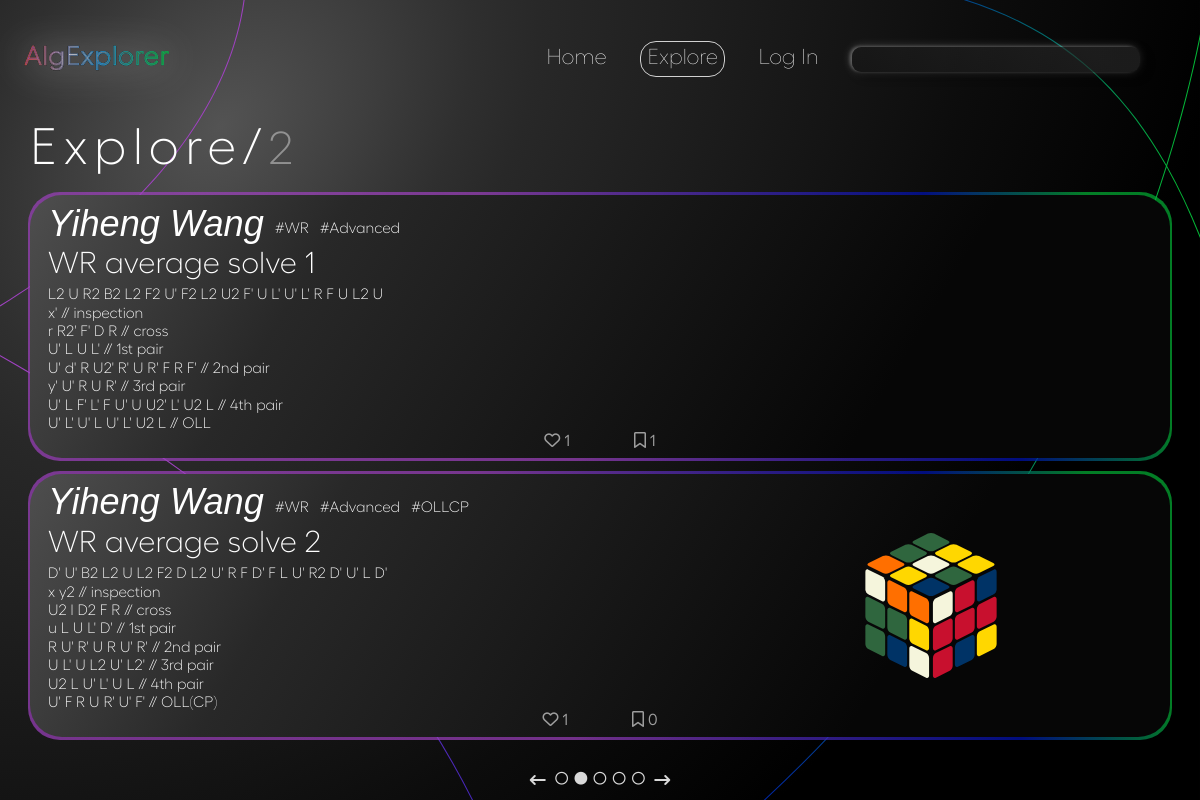
Screenshot of /solves/explore/?page=2 with the database file from the repository.
### algorithms/models.py (models this page shows, shortened)
class Algorithm(models.Model):
    id = models.UUIDField(default=uuid.uuid4, unique=True, primary_key=True, editable=False)
    date_added = models.DateTimeField(auto_now_add=True)
    owner = models.ForeignKey(Profile, null=True, blank=True, on_delete=models.CASCADE)
    solver = models.CharField(max_length=50)
    description = models.CharField(null=True, blank=True, max_length=50, default="-")
    scramble = models.CharField(default="", max_length=100, null=False, validators=[
        RegexValidator(
            regex = r"^([RLUDFBMESrludfbxyz]{1}([2]|[']|2')? +)*([RLUDFBMESrludfbxyz]{1}([2]|[']|2')? *){1}$",
            message = "Invalid scramble.",
            code = "invalid_scramble"
        )
    ])
    content = models.TextField(max_length=1000, null=False, validators=[
        RegexValidator(
            regex = r"^( |\n|//[^\n]*)*([RLUDFBMESrludfbxyz]{1}([2]|[']|2')?( |\n|//[^\n]*)+)*([RLUDFBMESrludfbxyz]{1}([2]|[']|2')?( |\n|//[^\n]*)*){1}$",
            message = "Invalid solve.",
            code = "invalid_solve",
            flags = M
        )
    ])
    tags = models.ManyToManyField("Tag", blank=True, related_name="algs")
    cube_state = models.CharField(editable=False, max_length=54, default="wwwwwwwwwyyyyyyyyyrrrrrrrrrooooooooogggggggggbbbbbbbbb")
    image = models.ImageField(editable=False, null=True, blank=True, upload_to="algorithms/", default="algorithms/default.svg")
    users_hearts = models.ManyToManyField(Profile, blank=True, related_name="hearted_algs")
    users_saved = models.ManyToManyField(Profile, blank=True, related_name="saved_algs")
    heart_count = models.IntegerField(default=0, blank=True, null=True)
    saved_count = models.IntegerField(default=0, blank=True, null=True)

class Tag(models.Model):
    id = models.UUIDField(default=uuid.uuid4, unique=True, primary_key=True, editable=False)
    date_added = models.DateTimeField(auto_now_add=True)
    name = models.CharField(max_length=200)
    def __str__(self):
        return self.name

### algorithms/views.py (the view)
# urls.py: path('solves/explore/', views.getExplore, name="explore-algs"),
def getExplore(request):
    allAlgs = Algorithm.objects.all()
    algs, tags_query = getAlgsByTag(request, allAlgs)
    algs, search_query = searchAlgs(algs, request)
    algs, custom_range, last_page = paginateAlgs(request, algs)
    tags_url = f'&tags={tags_query}' if tags_query != '' else ''
    search_url = f'&search_query={search_query}' if search_query != '' else ''
    curr_queries = tags_url + search_url
    curr_url = reverse('explore-algs')
    curr_page = int(request.GET.get('page')) if request.GET.get('page') is not None else 1
    context = {
            'algs' : algs,
            'search_query' : search_query,
            'tags_query' : tags_query,
            'custom_range' : custom_range,
            'curr_queries' : curr_queries,
            'curr_url' : curr_url,
            'curr_page' : curr_page,
            'last_page' : last_page,
            'next_page' : curr_page + 1,
            'prev_page' : curr_page - 1,
            'alltags' : Tag.objects.all(),
    }
    return render(request, 'algorithms/explore.html', context)

### algorithms/utils.py (called while the page is built, shortened)
def getAlgsByTag(request, algs):
    if not request.GET.get('tags'):
        return algs, ''

def searchAlgs(filtered_algs, request):
    search_query = ''
    if request.GET.get('search_query'):
        search_query = request.GET.get('search_query')
    algs = filtered_algs.distinct().filter(Q(solver__icontains=search_query) | Q(description__icontains=search_query))
    return algs, search_query

### algorithms/templates/algorithms/explore.html (shortened to what this page needs)
{% extends 'main.html' %}
{% load static %}
{% block includes %}
    <link rel="stylesheet" type="text/css" href="{% static 'algorithms/css/explore.css' %}">
{% endblock includes %}
{% block content %}
<div id="explore-bg-lines"></div>
<div id="content">
    <h2 id="explore-title">Explore/<span>{{curr_page}}</span></h2>
    {% for alg in algs %}
        <a href="{% url 'alg' alg.id %}" class="alg-card" data-id="{{alg.id}}">
            <div class="alg-card-content">
                <div class="alg-card-text">
                    <div class="alg-title-row">
                        <h3 class="solver-name">{{alg.solver}}</h3>
                        {% for tag in alg.tags.all|slice:":3" %}
                            <h5 class="alg-tag">#{{tag}}</h5>
                        {% endfor %}
                    </div>
                    <h4 class="alg-description">{{alg.description}}</h4>
                    <div class="alg-content">
                        {{alg.scramble}} <br>
                        {{alg.content|linebreaksbr}}
                    </div>
                </div>
                <div class="alg-card-views">
                    <div class="info-line">
                        {% if not request.user.is_authenticated %}
                            <div class="heart-info logged-out" data-hearted="0">
                                <i class="fa-regular fa-heart"></i>
                                <span>{{alg.heart_count}}</span>
                            </div>
                        {% elif request.user.profile not in alg.users_hearts.all %}
                            <div class="heart-info" data-hearted="0">
                                <i class="fa-regular fa-heart"></i>
                                <span>{{alg.heart_count}}</span>
                            </div>
                        {% else %}
                            <div class="heart-info" data-hearted="1">
                                <i class="fa-solid fa-heart"></i>
                                <span>{{alg.heart_count}}</span>
                            </div>
                        {% endif %}
                        {% if not request.user.is_authenticated %}
                        <div  class="saved-info logged-out" data-saved="0">
                            <i class="fa-regular fa-bookmark"></i>
                            <span>{{alg.saved_count}}</span>
                        </div>
                        {% elif request.user.profile not in alg.users_saved.all %}
                        <div class="saved-info" data-saved="0">
                            <i class="fa-regular fa-bookmark"></i>
                            <span>{{alg.saved_count}}</span>
                        </div>
                        {% else %}
                        <div class="saved-info" data-saved="1">
                            <i class="fa-solid fa-bookmark"></i>
                            <span>{{alg.saved_count}}</span>
                        </div>
                        {% endif %}
                    </div>
                </div>
                <div class="alg-card-cube">
                    <img class="alg-cube" src="{{alg.image.url}}" alt="">
                </div>
            </div>
        </a>
    {% endfor %}
    {% include 'algorithms/page-controls.html' with custom_range=custom_range curr_queries=curr_queries curr_page=curr_page %}
</div>
{% endblock content %}

### static/css/main.css (style rules this page uses)
:root { --text1: #fff; }
* { margin: 0; padding: 0; box-sizing: border-box; }
body { font-family: "Fellix", sans-serif; height: 100vh; width: 100vw; margin: 0; padding: 0; display: grid; grid-template-rows: repeat(9, 1fr); grid-template-columns: 100%; }

### static/css/navbar.css (style rules this page uses)
a { text-decoration: none; color: var(--text1); }

### algorithms/static/algorithms/css/explore.css (style rules this page uses)
body { background: no-repeat 0% 0% / cover url("/static/algorithms/backgrounds/explore-bg-gradient.svg"); }
#explore-bg-lines { position: fixed; left: 0; top: 0; z-index: -5; width: 100vw; height: 100vh; background: no-repeat 0% 0% / cover url("/static/backgrounds/bg-lines.svg"); }
#content { height: 100%; width: 100%; min-width: 0; display: flex; flex-direction: column; align-items: center; justify-content:start; gap: 2.4%; color: var(--text1); }
#explore-title { font-weight: 300; font-size: 3.2rem; width: 95%; text-align: left; letter-spacing: 0.4rem; margin-top: 0; }
#explore-title span { opacity: 0.4; font-size: 0.9em; }
.alg-card { position: relative; width: 95%; height: 38.5%; padding: 0.6% 1.5%; background: linear-gradient(121deg, rgba(78,78,78,1) 0%, rgba(40,40,40,1) 25%, rgba(20,20,20,1) 54%, rgba(6,6,6,1) 75%); border-radius: 2rem; display: flex; align-items: center; justify-content: center; }
.alg-card::after { content: ""; position: absolute; display: block; border-radius: 2rem; height: 102.5%; width: 100.35%; background: linear-gradient(70deg, rgba(158,65,191,0.7) 44%, rgba(0,18,178,0.7) 80%, rgba(4,178,53,0.7) 93%); z-index: -1; }
.alg-card-content { width: 100%; height: 100%; border-radius: 2rem; display: grid; grid-template-rows: 100%; grid-template-columns: repeat(5, 1fr); }
.alg-card-text { grid-area: 1 / 1 / 2 / 3; display: flex; flex-direction: column; justify-content: start; align-items: left; height: 100%; }
.alg-title-row { display: flex; flex-direction: row; align-items:center; justify-content: start; gap: 0.7rem; vertical-align: center; margin-bottom: 0.3%; }
.solver-name { font-size: 2.26rem; font-style: italic; font-weight: 400; vertical-align: center; }
.alg-tag { font-size: 0.94rem; font-weight: 300; margin-top: 0.65rem; }
.alg-content { font-size: 0.94rem; font-weight: 300; overflow: hidden; line-height: 1.15rem; height: 5.75rem; }
.alg-description { font-size: 1.89rem; font-weight: 300; margin-bottom: 1%; }
.alg-card-views { grid-area: 1 / 3 / 2 / 4; display: flex; flex-direction: column; align-items: center; justify-content: end; }
.info-line { color: #d9d9d9; width: 100%; display: flex; flex-direction: row; align-items: center; justify-content: center; gap: 4rem; }
.heart-info, .saved-info { cursor: pointer; opacity: 0.7; }
.alg-card-cube { grid-area: 1 / 4 / 2 / 6; display: flex; justify-content: center; align-items: center; }
.alg-cube { width: 33%; }

### rows the page displays
Algorithm: solver "Yiheng Wang", description "WR average solve 1", scramble "L2 U R2 B2 L2 F2 U' F2 L2 U2 F' U L' U' L' R F U L2 U", content "x' // inspection r R2' F' D R // cross U' L U L' // 1st pair U' d' R U2' R' U R' F R F' // 2nd pair y' U' R U R' // 3rd pair U' L F' L' F U' U U2' L' U2 L // 4th pair U' L' U' L U' L' U2 L // OLL", heart_count "1", saved_count "1"
Tag: name "WR"
Tag: name "Advanced"
Algorithm: solver "Yiheng Wang", description "WR average solve 2", scramble "D' U' B2 L2 U L2 F2 D L2 U' R F D' F L U' R2 D' U' L D'", content "x y2 // inspection U2 l D2 F R // cross u L U L' D' // 1st pair R U' R' U R U' R' // 2nd pair U L' U L2 U' L2' // 3rd pair U2 L U' L' U L // 4th pair U' F R U R' U' F' // OLL(CP)", heart_count "1", saved_count "0", image (picture)
Tag: name "OLLCP"

### other values shown
{{ curr_page }} "2"
